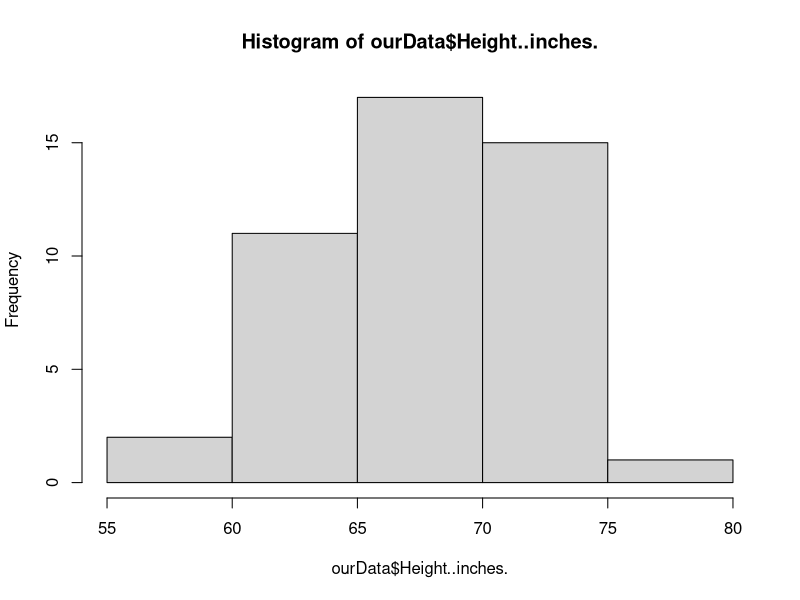
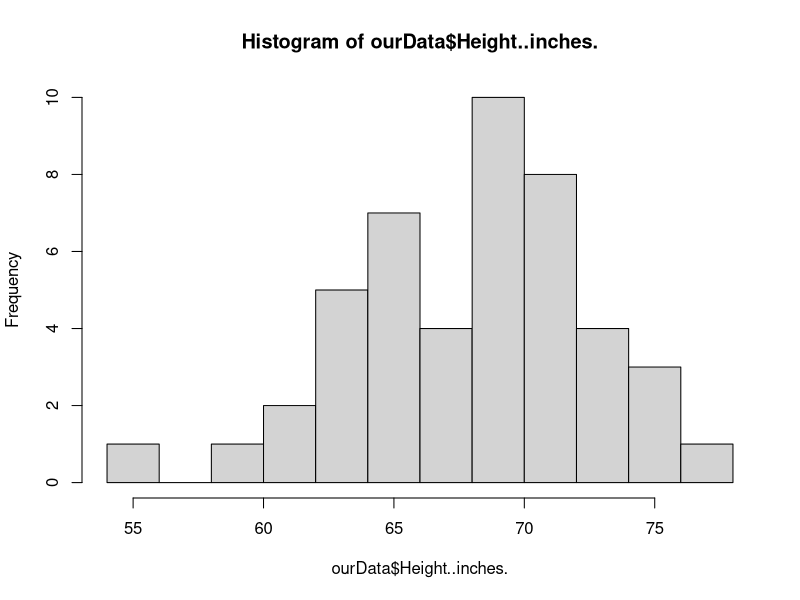
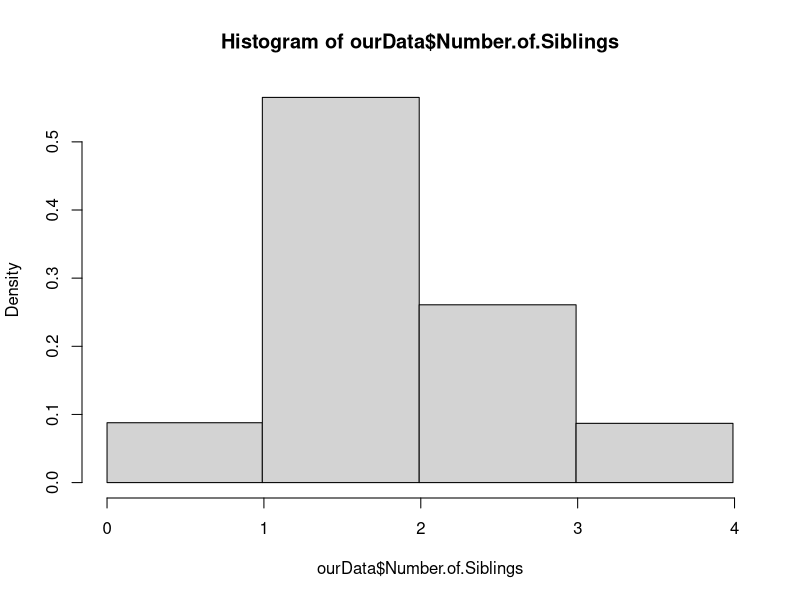

Recreate these plots in R, in order.
## ---- chunk 1

                                                                          #
knitr::opts_chunk$set(echo = TRUE, message = FALSE, warning = FALSE)      #
                                                                          #
library(tidyverse)           #The tidyverse has all of our data tools     #
library(ggthemes)            #ggthemes makes our graphs look nicer        #
                                                                          # 
theme_set(                                #this sets the theme for all    #
  theme_tufte() +                         #plots that we make             #
  theme(text=element_text(family="sans")) + 
  theme(axis.text.x = element_text(angle=-90))                            #
  )                                                                       #
                                                                          #
                                                                          #
                                                                          #

## ---- chunk 2
2+2
## ---- chunk 3
9/15
## ---- chunk 4
ourData <- read.csv("StudentData.csv")
## ---- chunk 5
head(ourData)
## ---- chunk 6
hist(ourData$Height..inches.)
## ---- chunk 7
hist(ourData$Height..inches., breaks = 10)
## ---- chunk 8
hist(ourData$Number.of.Siblings, breaks = c(0,.99,1.99,2.99, 3.99))
